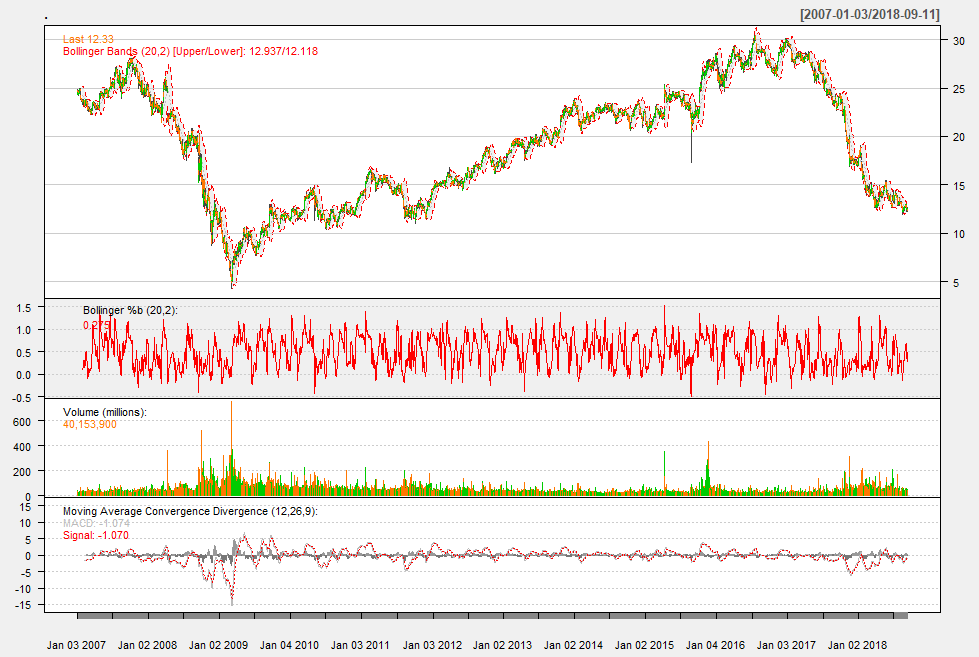
#> input picture ChartImages/20180912_GE.png, 979 x 657 px
$ python -i extend_bokeh.py   (imports and definitions only)
#> lines starting #> are read from the running program, lines starting #| are printed output that depends on the picture
### src/root/__init__.py
from os import path, remove
import logging
import logging.config
import json

# [10 lines left out: functions delete_existing_log_file, create_logger_from_json, not called in this run]

def create_logger(log_file_name,
                  console_logging_level,
                  file_logging_level):

    cll = None
    fll = None
    logging_levels_dict = { 'WARNING': logging.WARNING,
                            'DEBUG': logging.DEBUG,
                            'CRTICAL': logging.CRITICAL,
                            'ERROR': logging.ERROR,
                            'INFO': logging.INFO }
    try:
        cll = logging_levels_dict[console_logging_level]
        fll = logging_levels_dict[file_logging_level]
    except KeyError:
        cll = logging.DEBUG
        fll = logging.DEBUG

    console = logging.StreamHandler()
    console.setLevel(cll)
    console_formatter = logging.Formatter('%(asctime)s - %(name)s - %(levelname)s - %(message)s')
    console.setFormatter(console_formatter)

    logger = logging.getLogger(__name__)
    logger.setLevel(cll)
    logger_handler = logging.FileHandler(log_file_name)
    logger_handler.setLevel(fll)
    logger_formatter = logging.Formatter('%(asctime)s - %(name)s - %(levelname)s - %(message)s')
    logger_handler.setFormatter(logger_formatter)
    logger.addHandler(logger_handler)
    logger.addHandler(console)

    logger.info('Completed configuring logger()!')
    logger.info('this is being run, idiot!')

def get_logger():

    return logging.getLogger(__name__)

def main():

    create_logger('stealthebasis.log',
                  'DEBUG',
                  'DEBUG')
    logger = get_logger()
    logger.info("nested.init.Main(): Instantiated a logger...")

main()

### src/root/nested/__init__.py
from os import path, remove
import logging
import logging.config
import json

# [44 lines left out: functions delete_existing_log_file, create_logger_from_json, create_logger, not called in this run]

def get_logger():

    return logging.getLogger(__name__)

# [7 lines left out: function main, not called in this run]

#main()

### src/root/nested/visualize/extend_bokeh.py
from bokeh.plotting import figure, ColumnDataSource
from bokeh.io import output_file, show, save
from bokeh.layouts import row, column, gridplot, widgetbox
from bokeh.models.widgets import Panel, Tabs, DataTable, DateFormatter, TableColumn, StringFormatter, \
    HTMLTemplateFormatter, NumberFormatter, StringEditor, IntEditor, NumberEditor, SelectEditor
from bokeh.models import HoverTool, Title, BoxAnnotation, Span, Range1d, DataRange1d, Plot, LinearAxis, \
    Grid, Circle, Line, HoverTool, BoxSelectTool
from bokeh.models import CategoricalColorMapper, Band, ColumnDataSource
from bokeh.models.layouts import Column
from bokeh.models.axes import LinearAxis
from bokeh.core.properties import value
from bokeh.document import Document
from bokeh.embed import file_html
from bokeh.resources import INLINE
from bokeh.util.browser import view
from bokeh.palettes import Spectral5
from bokeh.transform import factor_cmap

from collections import OrderedDict
import numpy as np
import pandas as pd
import scipy as sp
from scipy import stats

from root.nested.statisticalAnalysis.hacker_stats import HackerStats
from root.nested.statisticalAnalysis.ecdf import ECDF
from root.nested import get_logger


class ExtendBokeh(object):
    """description of class"""

    LOGGER = get_logger()

    def __init__(self, **kwargs):

        # self.logger = get_logger()
        return super().__init__(**kwargs)

    # [627 lines left out: functions visualizeCbo, bokeh_scatter, bokeh_double_single_scatter, bokeh_multi_single_scatter, bokeh_timeseries_line_plot, bokeh_scatter_plot_dataframe and 15 more, not called in this run]

    @staticmethod
    def bokeh_rolling_pxret_skew(data,
                                 freq='D',
                                 title=["Rolling Returns vs. Rolling Skew"],
                                 subtitle=[''],
                                 type_list=None,
                                 color_list=['blue', 'magenta'],
                                 band_width=3.0,
                                 scatter=True,
                                 rolling_window_size=90,
                                 skew_filter=None):

        data["x_coord"] = pd.to_datetime(data.index)
        p_line = figure(plot_width=600, plot_height=400, x_axis_type='datetime')
        p_scat = figure(plot_width=600, plot_height=400)
        p_line.add_layout(Title(text=subtitle[0], text_font_style="italic"), place='above')
        p_line.add_layout(Title(text=title[0], text_font_size="14pt"), place='above')
        p_scat.add_layout(Title(text=subtitle[0], text_font_style="italic"), place='above')
        p_scat.add_layout(Title(text=title[0], text_font_size="14pt"), place='above')

        px_type_color_dict = dict(zip(color_list[0:len(type_list)], type_list))
        data['row_cnt'] = data.reset_index().index.values

        rolling_stat_list = list(filter(lambda col_nm: (str(rolling_window_size) + freq in col_nm) is True,
                                        data.columns.values))
        rolling_mean_stat = list(filter(lambda col_nm: ('mean' in col_nm) is True, rolling_stat_list))[0]
        rolling_std_stat = list(filter(lambda col_nm: ('std' in col_nm) is True, rolling_stat_list))[0]
        rolling_skew_stat = list(filter(lambda col_nm: ('skew' in col_nm) is True, rolling_stat_list))[0]
        rolling_kurt_stat = list(filter(lambda col_nm: ('kurtosis' in col_nm) is True, rolling_stat_list))[0]
        rolling_sem_stat = list(filter(lambda col_nm: ('sem' in col_nm) is True, rolling_stat_list))[0]

        source = ColumnDataSource(data)
        series_cnt = 0
        for color, px_ret_type in px_type_color_dict.items():
            ecdf_obj = ECDF(data=data[px_ret_type], percentiles=[0.3, 5.0, 32.0, 68.0, 95.0, 99.7])
            mu = ecdf_obj.get_mu()
            sigma = ecdf_obj.get_sigma()
            ExtendBokeh.LOGGER.info("ExtendBokeh.bokeh_rolling_pxret_skew(): plotting %s in line color %s",
                                    px_ret_type, color)
            if series_cnt == 0:
                p_line.y_range = Range1d(data[px_ret_type].min(), data[px_ret_type].max())
                p_line.line(x="x_coord", y=px_ret_type, color=color, alpha=0.5, source=source, legend_label=px_ret_type)
            else:
                p_line.extra_y_ranges = {"foo": DataRange1d(data[px_ret_type].min(), data[px_ret_type].max())}
                p_line.line(x="x_coord", y=px_ret_type, color=color, alpha=0.5, source=source, legend_label=px_ret_type,
                            y_range_name="foo")
                p_line.add_layout(LinearAxis(y_range_name="foo"), 'right')

            series_cnt += 1
        if scatter is True:
            scatter_source = source
            if skew_filter is not None:
                filtered_data = data[data[type_list[1]] < skew_filter[0]]
                filtered_data = pd.concat([filtered_data, data[data[type_list[1]] > skew_filter[1]]])
                scatter_source = ColumnDataSource(filtered_data)
            p_scat.circle(x=type_list[1], y=type_list[0], line_color=None, size=5,
                          source=scatter_source, legend_label=type_list[0])
            # regression line
            regression_failed = False
            try:
                data.dropna(inplace=True)
                regression = np.polyfit(data[type_list[1]][rolling_window_size:],
                                        data[type_list[0]][rolling_window_size:],
                                        1)
            except np.linalg.LinAlgError as lae:
                ExtendBokeh.LOGGER.error(
                    "extend_bokeh.bokeh_rolling_pxret_skew(): error during np.polyfit running regression: %s", str(lae))
                regression_failed = True
            if regression_failed is False:
                min_val = data[type_list[1]].min()
                max_val = data[type_list[1]].max()
                # r_x, r_y = zip(*((i, i*regression[0] + regression[1]) for i in range(min_val, max_val)))
                r_x = np.linspace(start=min_val, stop=max_val, num=len(data))
                r_y = r_x * regression[0] + regression[1]
                p_scat.line(x=r_x, y=r_y, color='red')

                p_scat.legend.location = "top_left"
                p_scat.legend.background_fill_color = "#fefefe"
            elif regression_failed is True:
                p_line.legend.location = "top_left"
                p_line.legend.background_fill_color = "#fefefe"
                return p_line
        p_line.legend.location = "top_left"
        p_line.legend.background_fill_color = "#fefefe"
        return p_line, p_scat

    # [314 lines left out: functions bokeh_px_returns_plot, bokeh_bar_plot, bokeh_bar_plot_single_group, bokeh_bar_plot_all_bins_by_ticker, bokeh_bar_plot_all_bins, show_hist_plots and 5 more, not called in this run]


# [5 lines not run here, left out]

>>> import cv2
>>> picture = cv2.imread('../../../../ChartImages/20180912_GE.png', cv2.IMREAD_GRAYSCALE)
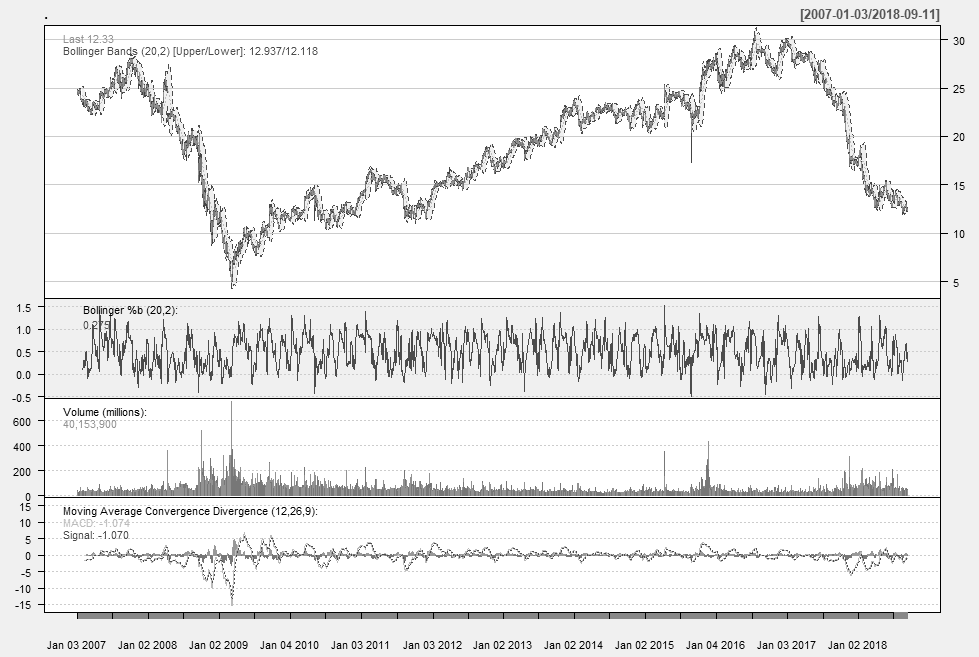
#> picture: shape (657, 979); min 0, max 255, mean 237.2
>>> result = ExtendBokeh().bokeh_rolling_pxret_skew(picture)
#> (the run stopped early here; a loop or call above may not have finished)

$ run again, on ChartImages/20181009_AZMN_chart.png
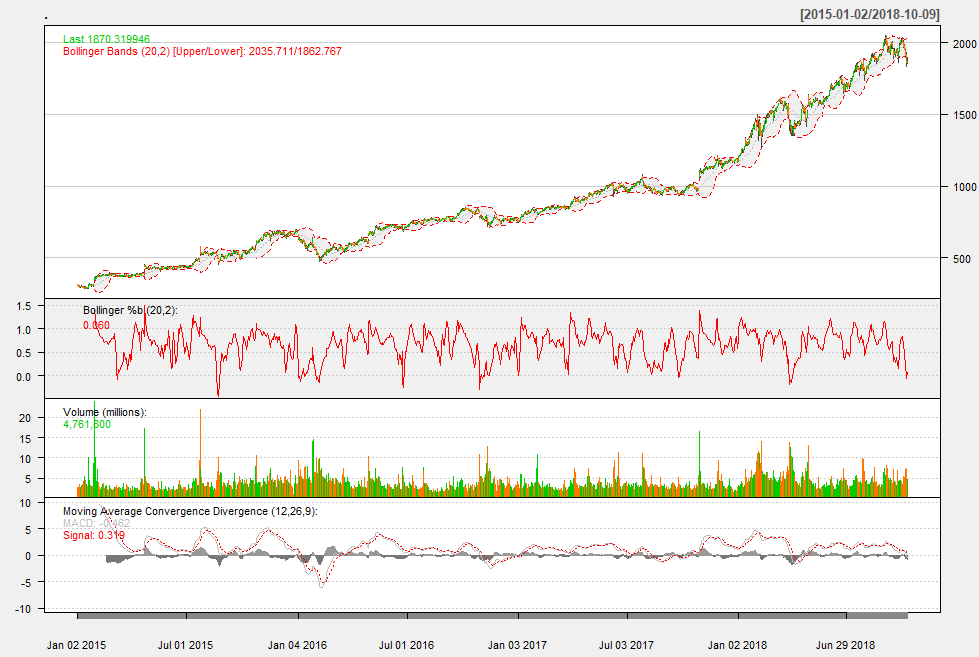
#> input picture ChartImages/20181009_AZMN_chart.png, 979 x 657 px
#> `picture = cv2.imread('../../../../ChartImages/20180912_GE.png', cv2.IM..`:
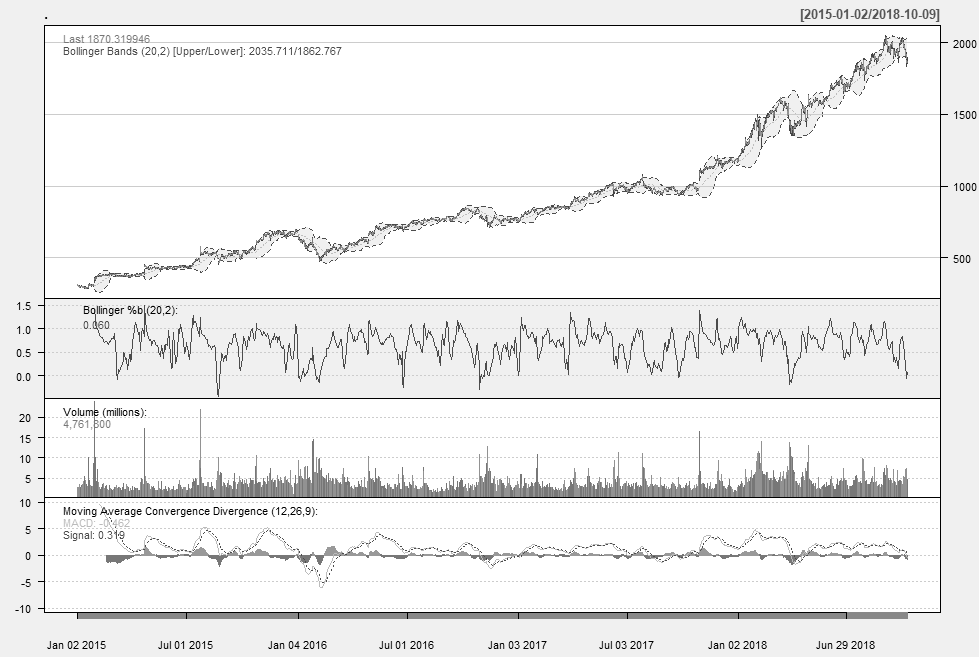
#> picture: shape (657, 979); min 0, max 255, mean 239.6
